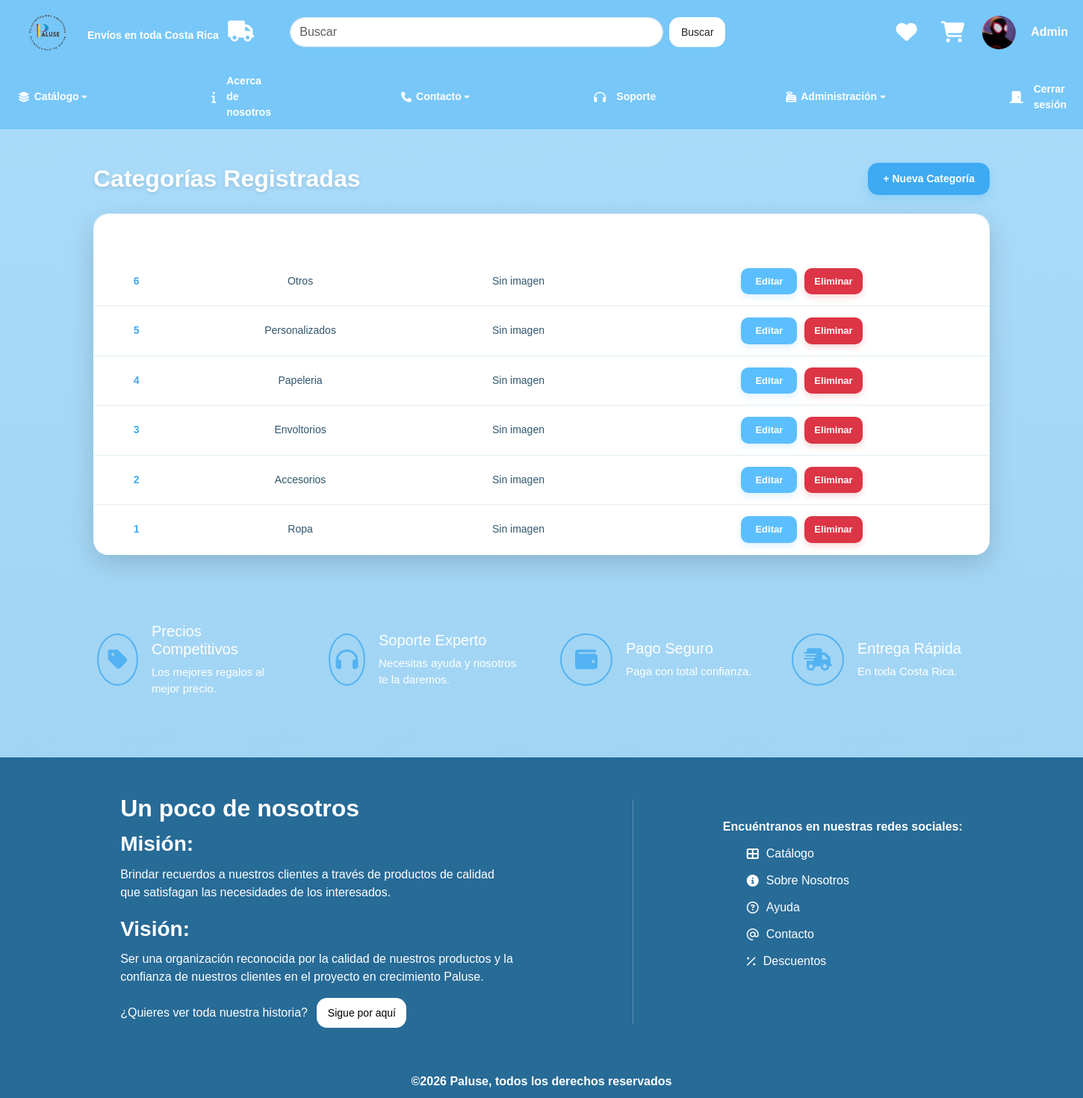
/categoria/index (signed in), run on the app's committed database.
### tables this page shows
CREATE TABLE categoria (
  id_categoria INT NOT NULL AUTO_INCREMENT,
  descripcion VARCHAR(50) NOT NULL,
  ruta_imagen VARCHAR(1024),
  activo BOOLEAN,
  fecha_creacion TIMESTAMP DEFAULT CURRENT_TIMESTAMP,
  fecha_modificacion TIMESTAMP DEFAULT CURRENT_TIMESTAMP ON UPDATE CURRENT_TIMESTAMP,
  PRIMARY KEY (id_categoria),
  UNIQUE (descripcion),
  INDEX ndx_descripcion (descripcion)
);

### app/controllers/CategoriaController.php (called while the page is built, shortened)
<?php
class CategoriaController extends Controller {
    private $categoriaModel;
    public function __construct() {
        $this->categoriaModel = $this->model('Categoria');
    }
    public function index() {
        $categorias = $this->categoriaModel->getAll();
        $this->view('categoria/index', [
            'categorias' => $categorias
        ]);
    }
}

### app/core/App.php (called while the page is built, shortened)
<?php
class App {
    protected $method = 'index';
    public function __construct() {
        $url = $this->parseUrl();
        if (isset($url[0]) && file_exists('../app/controllers/' . ucfirst($url[0]) . 'Controller.php')) {
            unset($url[0]);
        }
        $this->controller = new $this->controller;
        if (isset($url[1])) {
            if (method_exists($this->controller, $url[1])) {
                $this->method = $url[1];
                unset($url[1]);
            }
        }
        $this->params = $url ? array_values($url) : [];
        call_user_func_array([$this->controller, $this->method], $this->params);
    }
    public function parseUrl() {
        if (isset($_GET['url'])) {
            return explode('/', filter_var(rtrim($_GET['url'], '/'), FILTER_SANITIZE_URL));
        }
        return [];
    }
}

### public/index.php (called while the page is built, shortened)
<?php
require_once '../app/core/App.php';
$app = new App();

### app/models/Categoria.php (called while the page is built, shortened)
<?php
require_once '../app/config/Database.php';
class Categoria {
    private $db;
    public function __construct() {
        $this->db = Database::getInstance()->getConnection();
    }
    public function getAll() {
        $query = "SELECT * FROM categoria ORDER BY id_categoria DESC";
        $result = $this->db->query($query);
        $categorias = [];
        if($result && $result->num_rows > 0){
        while($row = $result->fetch_assoc()){
            $categorias[] = $row;
        }
        }
        return $categorias;
    }
}

### app/config/Database.php (called while the page is built, shortened)
<?php
class Database {
    private static $instance = null;
    private $conn;
    private function __construct() {
        try {
            $this->conn = new mysqli(DB_HOST, DB_USER, DB_PASS, DB_NAME);
            $this->conn->set_charset("utf8");
        } catch (mysqli_sql_exception $e) {
            die("Error de conexión a la base de datos. Por favor, verifica que MySQL esté encendido y la base de datos '" . DB_NAME . "' exista. Detalle: " . $e->getMessage());
        }
    }
    public static function getInstance() {
        if (!self::$instance) {
            self::$instance = new Database();
        }
        return self::$instance;
    }
    public function getConnection() {
        return $this->conn;
    }
}

### app/views/categoria/index.php (the view)
<?php require_once '../app/views/layouts/head.php'; ?>
<?php require_once '../app/views/layouts/headIndexUser.php'; ?>
<?php require_once '../app/views/layouts/header.php'; ?>
<div class="page-header">
    <h2>Categorías Registradas</h2>
    <a href="<?= BASE_URL ?>/categoria/create" class="btn btn-primary">
        + Nueva Categoría
    </a>
</div>
<div class="glass-card mt-4 p-0">
    <table class="table">
        <thead>
            <tr>
                <th>ID</th>
                <th>Descripción</th>
                <th>Imagen</th>
                <th>Acciones</th>
            </tr>
        </thead>
        <tbody>
            <?php foreach($data['categorias'] as $categoria): ?>
                <tr>
                    <td>
                        <?= $categoria['id_categoria'] ?>
                    </td>
                    <td>
                        <?= htmlspecialchars($categoria['descripcion']) ?>
                    </td>
                    <td>
                        <?php if(!empty($categoria['ruta_imagen'])): ?>
                            <img src="<?= htmlspecialchars($categoria['ruta_imagen']) ?>" alt="<?= htmlspecialchars($categoria['descripcion']) ?>"  width="60">
                        <?php else: ?>
                            Sin imagen
                        <?php endif; ?>
                    </td>
                    <td class="actions">
                        <a
                            href="<?= BASE_URL ?>/categoria/edit/<?= $categoria['id_categoria'] ?>"
                            class="btn btn-sm btn-info">
                            Editar
                        </a>
                        <a
                            href="<?= BASE_URL ?>/categoria/delete/<?= $categoria['id_categoria'] ?>"
                            class="btn btn-sm btn-danger"
                            onclick="return confirm('¿Seguro que deseas eliminar esta categoría?');">
                            Eliminar
                        </a>
                    </td>
                </tr>
            <?php endforeach; ?>
        </tbody>
    </table>
</div>
<?php require_once '../app/views/layouts/footer.php'; ?>

### public/css/general.css (style rules this page uses)
* { margin:0; padding:0; box-sizing:border-box; }
body { background:linear-gradient(180deg,#aadcfa,#9dd1f1); font-family:Arial, Helvetica, sans-serif; }

### public/css/usuarioStyles.css (style rules this page uses)
.page-header { width: 90%; max-width: 1200px; margin: 45px auto 25px; display: flex; justify-content: space-between; align-items: center; gap: 20px; }
.page-header h2 { margin: 0; color: #ffffff; font-size: 32px; font-weight: bold; text-shadow: 0 2px 5px rgba(0, 0, 0, 0.12); }
.page-header .btn-primary { display: inline-flex; align-items: center; justify-content: center; background: #3daaf3; color: #ffffff; border: none; border-radius: 14px; padding: 11px 20px; font-size: 14px; font-weight: bold; text-decoration: none; box-shadow: 0 5px 12px rgba(61, 170, 243, 0.25); transition: background-color 0.3s, color 0.3s, transform 0.3s, box-shadow 0.3s; }
.glass-card { width: 90%; max-width: 1200px; margin: 0 auto 50px; background: rgba(255, 255, 255, 0.94); border-radius: 20px; overflow: hidden; box-shadow: 0 12px 35px rgba(0, 0, 0, 0.15); border: 1px solid rgba(255, 255, 255, 0.7); }
.glass-card .table { width: 100%; margin: 0; border-collapse: separate; border-spacing: 0; }
.glass-card .table thead { background: #3daaf3; color: #ffffff; }
.glass-card .table thead th { padding: 17px 14px; color: #ffffff; font-size: 15px; font-weight: bold; text-align: center; vertical-align: middle; border: none; white-space: nowrap; }
.glass-card .table tbody td { padding: 15px 14px; color: #31566d; font-size: 14px; text-align: center; vertical-align: middle; border-bottom: 1px solid #e1eef5; }
.glass-card .table tbody tr { background: #ffffff; transition: background-color 0.25s, transform 0.25s; }
.glass-card .table tbody tr:nth-child(even) { background: #f7fcff; }
.glass-card .table tbody tr:last-child td { border-bottom: none; }
.glass-card .table tbody td:first-child { color: #3daaf3; font-weight: bold; }
.glass-card .table tbody td:nth-child(4) { color: #298ac5; font-weight: bold; }
.actions { display: flex; justify-content: center; align-items: center; gap: 10px; white-space: nowrap; }
.actions .btn { display: inline-flex; align-items: center; justify-content: center; min-width: 75px; padding: 8px 13px; border: none; border-radius: 10px; font-size: 13px; font-weight: bold; text-decoration: none; transition: background-color 0.3s, color 0.3s, transform 0.3s, box-shadow 0.3s; }
.actions .btn-info { background: #5cbffd; color: #ffffff; box-shadow: 0 4px 8px rgba(92, 191, 253, 0.2); }
.actions .btn-danger { background: #dc3545; color: #ffffff; box-shadow: 0 4px 8px rgba(220, 53, 69, 0.2); }

### data on the page
categoria: id_categoria "6", descripcion "Otros", shows "Sin imagen"
categoria: id_categoria "5", descripcion "Personalizados", shows "Sin imagen"
categoria: id_categoria "4", descripcion "Papeleria", shows "Sin imagen"
categoria: id_categoria "3", descripcion "Envoltorios", shows "Sin imagen"
categoria: id_categoria "2", descripcion "Accesorios", shows "Sin imagen"
categoria: id_categoria "1", descripcion "Ropa", shows "Sin imagen"

### other printed values
$_SESSION['nombre'] "Admin"
